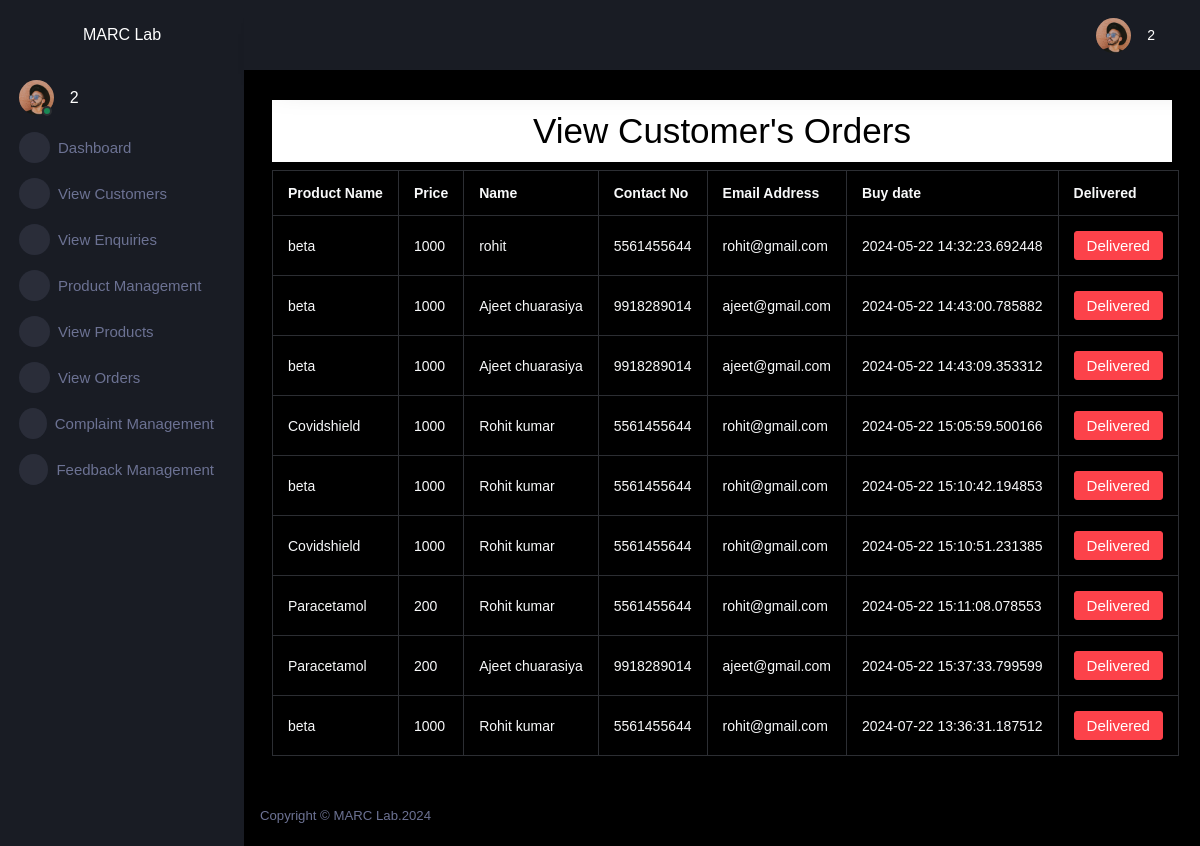
/adminapp/viewcustorders (signed in), run on the app's committed database.
### customerapp/models.py (models this page shows)
class Orders(models.Model):
    productname=models.CharField(max_length=100)
    price=models.IntegerField()
    name=models.CharField(max_length=50)
    contactno=models.CharField(max_length=10)
    emailaddress=models.CharField(max_length=50)
    buydate=models.CharField(max_length=30)

### adminapp/views.py (the view)
# urls.py: path('viewcustorders',views.viewcustorders,name='viewcustorders'),
@cache_control(no_cache=True, must_revalidate=True, no_store=True)
def viewcustorders(request):
    try:
        if request.session["adminid"]!=None:
            adminid=request.session["adminid"]
            ord=Orders.objects.all()
            return render(request,"viewcustorders.html",locals())
    except:
        return redirect("crmapp:login")

### adminapp/templates/viewcustorders.html
{% extends "adminparent.html" %}
{% block body %}
    <div class="row">
        <div class="col-sm-12">
            <h1 style="text-align:center; background-color: white; padding: 10px; color: black;">View Customer's Orders</h1>
            <table class="table table-bordered text-light" style="margin: auto;">
                <tr>
                    <th>Product Name</th>
                    <th>Price</th>
                    <th>Name</th>
                    <th>Contact No</th>
                    <th>Email Address</th>
                    <th>Buy date</th>
                    <th>Delivered</th>
                </tr>
                {% for o in ord %}
                <tr>
                    <td>{{o.productname}}</td>
                    <td>{{o.price}}</td>
                    <td>{{o.name}}</td>
                    <td>{{o.contactno}}</td>
                    <td>{{o.emailaddress}}</td>
                    <td>{{o.buydate}}</td>
                    <td>
                        <a href="{% url 'adminapp:delivered' emailaddress=o.emailaddress %}">
                            <button type="button" class="btn btn-danger">Delivered</button>
                        </a>
                    </td>
                </tr>
                {% endfor %}
            </table>
        </div>
    </div>
{% endblock body %}

### data on the page
Orders: productname "beta", price "1000", name "rohit", contactno "5561455644", emailaddress "rohit@gmail.com", buydate "2024-05-22 14:32:23.692448"
Orders: productname "beta", price "1000", name "Ajeet chuarasiya", contactno "9918289014", emailaddress "ajeet@gmail.com", buydate "2024-05-22 14:43:00.785882"
Orders: productname "beta", price "1000", name "Ajeet chuarasiya", contactno "9918289014", emailaddress "ajeet@gmail.com", buydate "2024-05-22 14:43:09.353312"
Orders: productname "Covidshield", price "1000", name "Rohit kumar", contactno "5561455644", emailaddress "rohit@gmail.com", buydate "2024-05-22 15:05:59.500166"
Orders: productname "beta", price "1000", name "Rohit kumar", contactno "5561455644", emailaddress "rohit@gmail.com", buydate "2024-05-22 15:10:42.194853"
Orders: productname "Covidshield", price "1000", name "Rohit kumar", contactno "5561455644", emailaddress "rohit@gmail.com", buydate "2024-05-22 15:10:51.231385"
Orders: productname "Paracetamol", price "200", name "Rohit kumar", contactno "5561455644", emailaddress "rohit@gmail.com", buydate "2024-05-22 15:11:08.078553"
Orders: productname "Paracetamol", price "200", name "Ajeet chuarasiya", contactno "9918289014", emailaddress "ajeet@gmail.com", buydate "2024-05-22 15:37:33.799599"
Orders: productname "beta", price "1000", name "Rohit kumar", contactno "5561455644", emailaddress "rohit@gmail.com", buydate "2024-07-22 13:36:31.187512"

### other printed values
{{ adminid }} "2"
